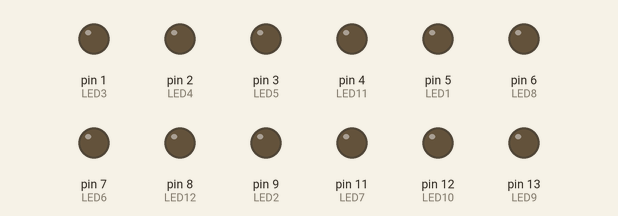
Recording of a sketch running on a simulated Arduino Uno, built with avr-gcc and run on an emulated ATmega328P. On the bench: output pins drawn as LEDs (lit = HIGH).

Above: at 0.1 s.
At 9.35 s:
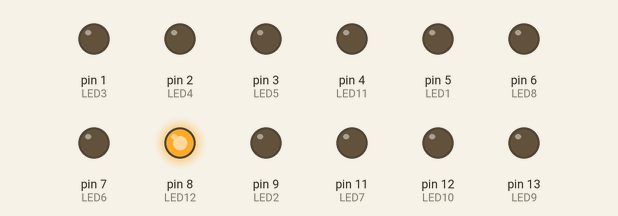
At 9.95 s:
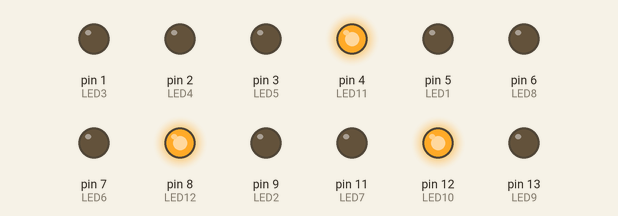
At 10.85 s:
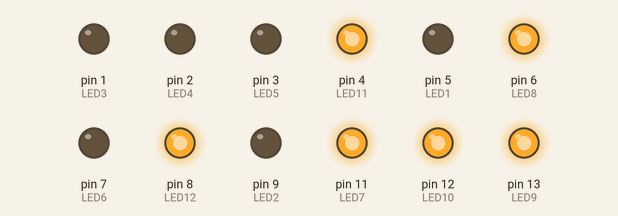
At 12.35 s:
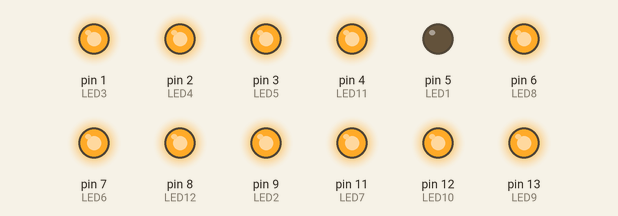
At 35.1 s:
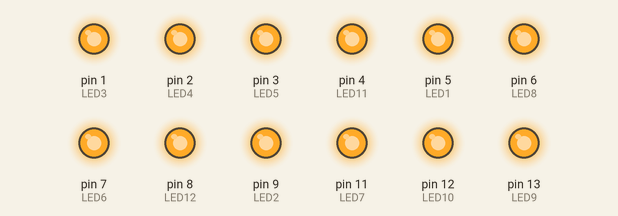
Timing chart, 0 to 36.6 s (numbered marks = the images above):
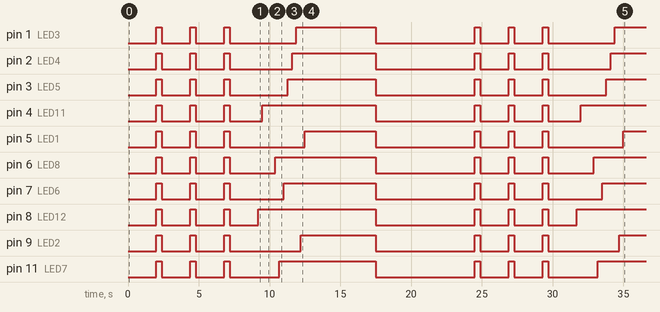

The sketch:

leds6Qv2.ino
```cpp
/****************************************
Example Sound Level Sketch for the
Adafruit Microphone Amplifier
****************************************/

//només un test de github

#define T1 300
#define T2 5000
#define T3 400
#define T4 2000
#define LED1 5
#define LED2 9
#define LED3 1
#define LED4 2
#define LED5 3
#define LED6 7
#define LED7 11
#define LED8 6
#define LED9 13
#define LED10 12
#define LED11 4
#define LED12 8


void setup()
{
	pinMode(LED1, OUTPUT);
	digitalWrite(LED1, LOW);
	pinMode(LED2, OUTPUT);
	digitalWrite(LED2, LOW);
	pinMode(LED3, OUTPUT);
	digitalWrite(LED3, LOW);
	pinMode(LED4, OUTPUT);
	digitalWrite(LED4, LOW);
	pinMode(LED5, OUTPUT);
	digitalWrite(LED5, LOW);
	pinMode(LED6, OUTPUT);
	digitalWrite(LED6, LOW);
	pinMode(LED7, OUTPUT);
	digitalWrite(LED7, LOW);
	pinMode(LED8, OUTPUT);
	digitalWrite(LED8, LOW);
	pinMode(LED9, OUTPUT);
	digitalWrite(LED9, LOW);
	pinMode(LED10, OUTPUT);
	digitalWrite(LED10, LOW);
	pinMode(LED11, OUTPUT);
	digitalWrite(LED11, LOW);
	pinMode(LED12, OUTPUT);
	digitalWrite(LED12, LOW);
}

void loop()
{
	delay(T4);

	digitalWrite(LED1, HIGH);
	digitalWrite(LED2, HIGH);
	digitalWrite(LED3, HIGH);
	digitalWrite(LED4, HIGH);
	digitalWrite(LED5, HIGH);
	digitalWrite(LED6, HIGH);
	digitalWrite(LED7, HIGH);
	digitalWrite(LED8, HIGH);
	digitalWrite(LED9, HIGH);
	digitalWrite(LED10, HIGH);
	digitalWrite(LED11, HIGH);
	digitalWrite(LED12, HIGH);

	delay(T3);

	digitalWrite(LED1, LOW);
	digitalWrite(LED2, LOW);
	digitalWrite(LED3, LOW);
	digitalWrite(LED4, LOW);
	digitalWrite(LED5, LOW);
	digitalWrite(LED6, LOW);
	digitalWrite(LED7, LOW);
	digitalWrite(LED8, LOW);
	digitalWrite(LED9, LOW);
	digitalWrite(LED10, LOW);
	digitalWrite(LED11, LOW);
	digitalWrite(LED12, LOW);

	delay(T4);

	digitalWrite(LED1, HIGH);
	digitalWrite(LED2, HIGH);
	digitalWrite(LED3, HIGH);
	digitalWrite(LED4, HIGH);
	digitalWrite(LED5, HIGH);
	digitalWrite(LED6, HIGH);
	digitalWrite(LED7, HIGH);
	digitalWrite(LED8, HIGH);
	digitalWrite(LED9, HIGH);
	digitalWrite(LED10, HIGH);
	digitalWrite(LED11, HIGH);
	digitalWrite(LED12, HIGH);

	delay(T3);

	digitalWrite(LED1, LOW);
	digitalWrite(LED2, LOW);
	digitalWrite(LED3, LOW);
	digitalWrite(LED4, LOW);
	digitalWrite(LED5, LOW);
	digitalWrite(LED6, LOW);
	digitalWrite(LED7, LOW);
	digitalWrite(LED8, LOW);
	digitalWrite(LED9, LOW);
	digitalWrite(LED10, LOW);
	digitalWrite(LED11, LOW);
	digitalWrite(LED12, LOW);

	delay(T4);

	digitalWrite(LED1, HIGH);
	digitalWrite(LED2, HIGH);
	digitalWrite(LED3, HIGH);
	digitalWrite(LED4, HIGH);
	digitalWrite(LED5, HIGH);
	digitalWrite(LED6, HIGH);
	digitalWrite(LED7, HIGH);
	digitalWrite(LED8, HIGH);
	digitalWrite(LED9, HIGH);
	digitalWrite(LED10, HIGH);
	digitalWrite(LED11, HIGH);
	digitalWrite(LED12, HIGH);

	delay(T3);

	digitalWrite(LED1, LOW);
	digitalWrite(LED2, LOW);
	digitalWrite(LED3, LOW);
	digitalWrite(LED4, LOW);
	digitalWrite(LED5, LOW);
	digitalWrite(LED6, LOW);
	digitalWrite(LED7, LOW);
	digitalWrite(LED8, LOW);
	digitalWrite(LED9, LOW);
	digitalWrite(LED10, LOW);
	digitalWrite(LED11, LOW);
	digitalWrite(LED12, LOW);

	delay(T4);

	digitalWrite(LED12, HIGH);
	delay(T1);
	digitalWrite(LED11, HIGH);
	delay(T1);
	digitalWrite(LED10, HIGH);
	delay(T1);
	digitalWrite(LED9, HIGH);
	delay(T1);
	digitalWrite(LED8, HIGH);
	delay(T1);
	digitalWrite(LED7, HIGH);
	delay(T1);
	digitalWrite(LED6, HIGH);
	delay(T1);
	digitalWrite(LED5, HIGH);
	delay(T1);
	digitalWrite(LED4, HIGH);
	delay(T1);
	digitalWrite(LED3, HIGH);
	delay(T1);
	digitalWrite(LED2, HIGH);
	delay(T1);
	digitalWrite(LED1, HIGH);
	delay(T2);
	digitalWrite(LED1, LOW);
	digitalWrite(LED2, LOW);
	digitalWrite(LED3, LOW);
	digitalWrite(LED4, LOW);
	digitalWrite(LED5, LOW);
	digitalWrite(LED6, LOW);
	digitalWrite(LED7, LOW);
	digitalWrite(LED8, LOW);
	digitalWrite(LED9, LOW);
	digitalWrite(LED10, LOW);
	digitalWrite(LED11, LOW);
	digitalWrite(LED12, LOW);
	delay(T2);
}
```

Measured:
- by itself, pin 1 (LED3): LOW → HIGH at 2.0 s, → LOW 0.40 s later, → HIGH 2.0 s later, → LOW 0.40 s later, … (15 changes in this stretch)
- by itself, pin 2 (LED4): LOW → HIGH at 2.0 s, → LOW 0.40 s later, → HIGH 2.0 s later, → LOW 0.40 s later, … (15 changes in this stretch)
- by itself, pin 3 (LED5): LOW → HIGH at 2.0 s, → LOW 0.40 s later, → HIGH 2.0 s later, → LOW 0.40 s later, … (15 changes in this stretch)
- by itself, pin 4 (LED11): LOW → HIGH at 2.0 s, → LOW 0.40 s later, → HIGH 2.0 s later, → LOW 0.40 s later, … (15 changes in this stretch)
- by itself, pin 5 (LED1): LOW → HIGH at 2.0 s, → LOW 0.40 s later, → HIGH 2.0 s later, → LOW 0.40 s later, … (15 changes in this stretch)
- by itself, pin 6 (LED8): LOW → HIGH at 2.0 s, → LOW 0.40 s later, → HIGH 2.0 s later, → LOW 0.40 s later, … (15 changes in this stretch)
- by itself, pin 7 (LED6): LOW → HIGH at 2.0 s, → LOW 0.40 s later, → HIGH 2.0 s later, → LOW 0.40 s later, … (15 changes in this stretch)
- by itself, pin 8 (LED12): goes 3 × (HIGH 0.40 s, LOW 2.0 s), HIGH 8.3 s, LOW 7.0 s, 3 × (HIGH 0.40 s, LOW 2.0 s), then HIGH
